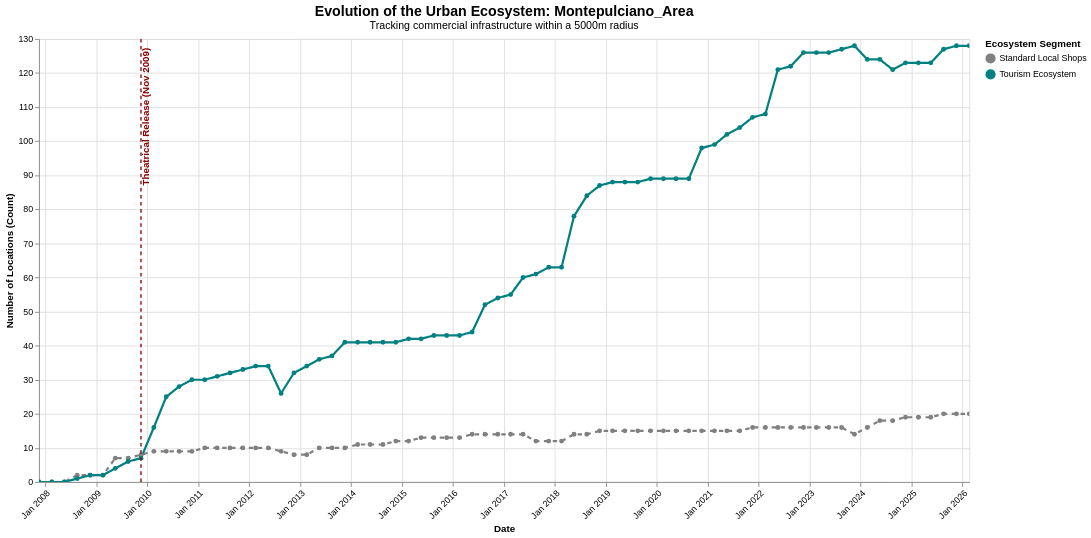

Vega-Lite specification for this chart:
### Vega-Lite specification from a JSON file in a GitHub repository (floating-point values rounded to 4 significant figures; data arrays with more than 128 entries replaced by an {"elided": "..."} marker saying what was removed)
{"config": {"view": {"continuousWidth": 300, "continuousHeight": 300}}, "layer": [{"data": {"name": "data-d7130810257503470a08d51b9ef3e9b3"}, "mark": {"type": "line", "point": true, "strokeWidth": 2.5}, "encoding": {"color": {"field": "Category", "legend": {"orient": "right", "title": "Ecosystem Segment"}, "scale": {"domain": ["Standard Local Shops", "Tourism Ecosystem"], "range": ["gray", "teal"]}, "type": "nominal"}, "strokeDash": {"field": "Category", "legend": null, "scale": {"domain": ["Standard Local Shops", "Tourism Ecosystem"], "range": [[5, 5], [1, 0]]}, "type": "nominal"}, "tooltip": [{"field": "timestamp", "format": "%b %Y", "title": "Date", "type": "temporal"}, {"field": "Category", "title": "Segment", "type": "nominal"}, {"field": "value", "title": "Active Locations", "type": "quantitative"}], "x": {"axis": {"format": "%b %Y", "labelAngle": -45}, "field": "timestamp", "title": "Date", "type": "temporal"}, "y": {"field": "value", "title": "Number of Locations (Count)", "type": "quantitative"}}, "name": "view_6acacd4364e7e516_0"}, {"data": {"name": "data-61964f74232b242a40587ab03f63472c"}, "mark": {"type": "rule", "size": 1.5, "strokeDash": [4, 4]}, "encoding": {"color": {"field": "Color", "scale": null, "type": "nominal"}, "x": {"field": "Date", "type": "temporal"}}}, {"data": {"name": "data-61964f74232b242a40587ab03f63472c"}, "mark": {"type": "text", "align": "right", "angle": 270, "baseline": "top", "dx": 5, "fontSize": 11, "fontWeight": "bold"}, "encoding": {"color": {"field": "Color", "scale": null, "type": "nominal"}, "text": {"field": "Event", "type": "nominal"}, "x": {"field": "Date", "type": "temporal"}, "y": {"value": 15}}}], "height": 500, "params": [{"name": "param_1e9efca18e7a2868", "select": {"type": "interval", "encodings": ["x", "y"]}, "bind": "scales", "views": ["view_6acacd4364e7e516_0"]}], "title": {"text": "Evolution of the Urban Ecosystem: Montepulciano_Area", "fontSize": 16, "subtitle": "Tracking commercial infrastructure within a 5000m radius", "subtitleFontSize": 12}, "width": 1050, "$schema": "https://vega.github.io/schema/vega-lite/v6.4.1.json", "datasets": {"data-d7130810257503470a08d51b9ef3e9b3": {"elided": "148 records"}, "data-61964f74232b242a40587ab03f63472c": [{"Date": "2009-11-18T00:00:00", "Event": "Theatrical Release (Nov 2009)", "Color": "#8B0000"}]}}
